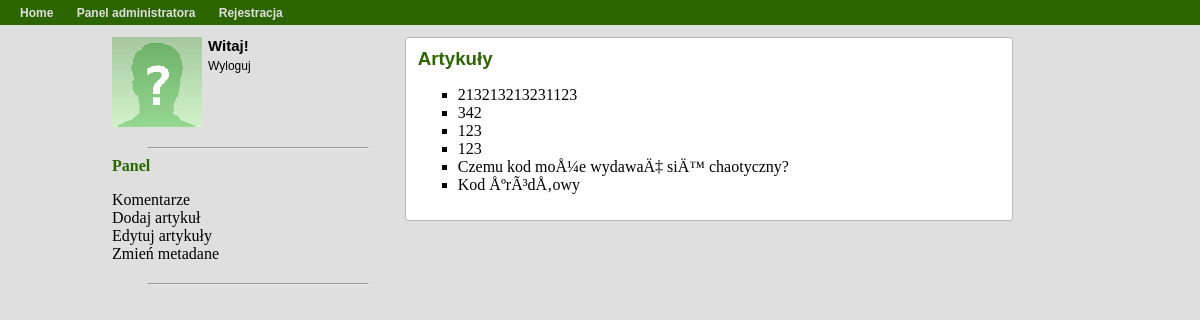
/panel.php?action=edit_articles_adm (signed in), run on the app's committed database.
### tables this page shows
CREATE TABLE IF NOT EXISTS `info` (
  `id` int(11) NOT NULL,
  `title` text NOT NULL,
  `description` text NOT NULL,
  `keywords` text NOT NULL,
  `menu` text NOT NULL
);

CREATE TABLE IF NOT EXISTS `articles` (
  `id` int(11) NOT NULL AUTO_INCREMENT,
  `title` text NOT NULL,
  `content` text NOT NULL,
  `excerpt` text NOT NULL,
  `author` text NOT NULL,
  `date` timestamp NOT NULL DEFAULT CURRENT_TIMESTAMP,
  `date_pub` date NOT NULL,
  PRIMARY KEY (`id`)
);

### layout.php (called while the page is built, shortened)
<?php
class layout {
    public function getTopAdm() {
        include 'includes/overlay/top_adm.php';
    }
    public function getBottom() {
        include 'includes/overlay/bottom.php';
    }
    static public function getMenu() {
        $query = mysql_query("SELECT `menu` FROM `info` WHERE `id` = '0'");
        return mysql_result($query, 0, 'menu');
    }
}

### core/init.php (called while the page is built, shortened)
<?php
require '\layout.php';
require '\validate.php';
require '\user.php';
if (logged_in() === true) {
    $session_user_id = $_SESSION['user_id'];
    $user_data = user_data($session_user_id, 'user_id', 'username', 'password', 'first_name', 'last_name', 'email');
}
function logged_in() {
    return (isset($_SESSION['user_id'])) ? true : false;
}
function user_data($user_id) {
    $user_id = (int) $user_id;
    $func_num_args = func_num_args();
    $func_get_args = func_get_args();
    if ($func_num_args > 1) {
        unset($func_get_args[0]);
        $fields = '`' . implode('`, `', $func_get_args) . '`';
        $data = mysql_fetch_assoc(mysql_query("SELECT $fields FROM `users` WHERE `user_id` = $user_id"));
        return $data;
    }
}

### validate.php (called while the page is built, shortened)
<?php
function sanitize($data) {
    return mysql_real_escape_string($data);
}

### user.php (called while the page is built, shortened)
<?php
class user {
    static public function user_moderator($username) {
        $username = sanitize($username);
        $query = mysql_query("SELECT COUNT(`user_id`) FROM `users` WHERE `username` = '$username' AND `moderator` = 1");
        return (mysql_result($query, 0) == 1) ? true : false;
    }
}

### panel.php (the view, shortened to what this page needs)
<?php
include 'core\init.php';
$layout = new layout();
$layout->getTopAdm();
if (user::user_moderator($user_data['username']) == true) {
echo "<div class='news'>";
if ($_GET['succes']) {
    echo "<h3 class='news_title'>Pomyślne wykonanie akcji</h3>";
} else if ($_GET['action'] == "edit_articles_adm") {
    $result = mysql_query("SELECT MAX(id) as id FROM articles");
    $row = mysql_fetch_array($result, MYSQL_ASSOC);
    $id = $row["id"];
    echo "<h3 class='news_title'>Artykuły</h3>";
    echo "<ul>";
    for ($i = $id; $i > 0; $i--) {
        $result = mysql_query("SELECT id, title, content, excerpt, author, date FROM articles WHERE id=" . $i);
        while ($row = mysql_fetch_array($result, MYSQL_NUM)) {
            echo "<li style='list-style-type: square;'><a href='panel.php?action=edit_article&id=$row[0]'> $row[1] </a> </li>";
        }
    }
    echo "</ul>";
}
echo "</div>";
} else {
    echo "<div class='news'>";
    $errors[] = 'Nie masz na to pozwolenia.';
    echo output_errors($errors);
    echo "</div>";
}

### includes/nav.php (shortened to what this page needs)
<nav>
    <?php echo layout::getMenu() ?>
</nav>

### styles/style.css (style rules this page uses)
body { margin: 0 0 0 0; background-color: #dfdfdf; }
nav { min-height: 25px; min-width: 100%; background-color: #2b6600; }
h3 { color: #2b6600; margin-bottom: 0px; margin-top: 0px; font-family: verdana, arial, sans-serif; }
li { list-style-type: none; }
a { text-decoration: none; color:inherit; }
#nav_ul { margin-top: 3px; float: left; -webkit-padding-start: 0px; width: 90%; }
#nav_li { font-size: 12px; display: inline; font-family: verdana, arial, sans-serif; margin-left: 20px; color: #dfdfdf; font-weight: bold; }
.news { background-color: #ffffff; width: 582px; border-radius: 3px; border: solid #b8b8b8 1px; padding-left: 12px; padding-right: 12px; padding-top: 10px; margin-bottom: 8px; padding-bottom: 5px; padding-bottom: 10px; }
.news_title { color: #2b6600; margin-bottom: 0px; margin-top: 0px; }

### data on the page
info: menu "Home Panel administratora Rejestracja"
articles: title "213213213231123"
articles: title "342"
articles: title "123"
articles: title "123"
articles: title "Czemu kod moÅ¼e wydawaÄ‡ siÄ™ chaotyczny?"
articles: title "Kod ÅºrÃ³dÅ‚owy"
